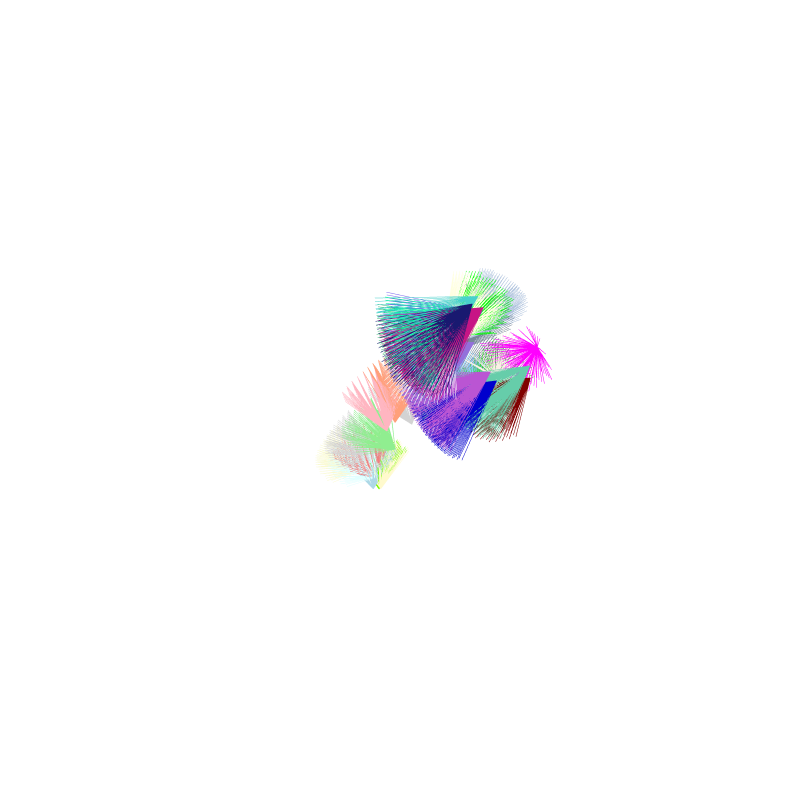

Notebook source saved alongside this figure:
### Code cell
slam.visualize_camera_poses(data=data)
